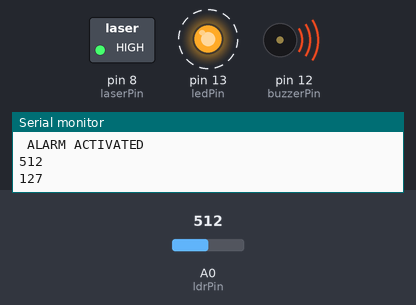
Recording of a sketch running on a simulated Arduino Uno, built with avr-gcc and run on an emulated ATmega328P. Shown: switched loads named in the sketch (green lamp = pin HIGH), output pins drawn as LEDs (lit = HIGH), buzzer (waves = sounding), the last lines printed to the serial monitor. Dashed ring = blinking. The inputs (shaded band) are chosen by the test bench; at power-on: A0 (ldrPin) = 512.

Above: at 1.25 s.
1.3 s: A0 (ldrPin) set to 3
4.3 s: A0 (ldrPin) set to 0
At 4.8 s:
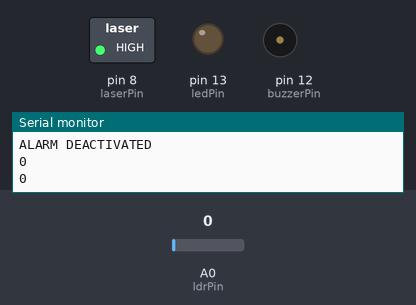
5.9 s: A0 (ldrPin) set to 122
At 6.15 s:
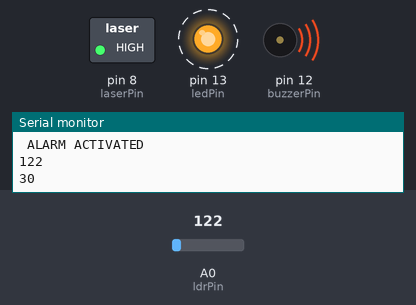
Timing chart, 0 to 14.9 s (numbered marks = the images above; inputs shaded):
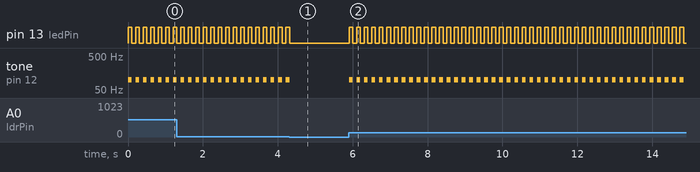

Measured:
- the behaviour switches between 2 and 1 on A0 (ldrPin) (found by bisection; images 0 and 1)
- after the input at 4.3 s, pin 13 (ledPin): goes on until 4.3 s, then stays LOW; tone on pin 12 (buzzerPin): goes on until 4.3 s, then stays silent
- after the input at 5.9 s, pin 13 (ledPin): alternates HIGH for 0.10 s and LOW for 0.10 s, starting at once; tone on pin 12 (buzzerPin): alternates 100 Hz for 0.10 s and silent for 0.10 s, starting at once
- by itself, pin 13 (ledPin): alternates HIGH for 0.10 s and LOW for 0.10 s
- by itself, tone on pin 12 (buzzerPin): alternates 100 Hz for 0.10 s and silent for 0.10 s

The sketch:

laser_ldr_alarm.ino
```cpp
  const int ledPin = 13;
  const int buzzerPin = 12;
  const int ldrPin = A0;
  const int laserPin = 8;

void setup ()
{   Serial.begin(9600);
   pinMode(ledPin, OUTPUT);
   pinMode(buzzerPin, OUTPUT);
   pinMode(ldrPin, INPUT);
   pinMode( laserPin , OUTPUT);
   digitalWrite( laserPin , HIGH);
}

void loop()
{    int ldrStatus = analogRead(ldrPin);
    int x=map(ldrStatus,0,1023,0,255);
    Serial.println(x);
    if (ldrStatus > 1)
    {
    tone(buzzerPin,100);
    digitalWrite(ledPin,HIGH);
    delay(100);

     noTone(buzzerPin);
     digitalWrite(ledPin, LOW);
     delay(100);
     Serial.println(" ALARM ACTIVATED ");
     }
     else
     {
      noTone(buzzerPin);
      digitalWrite(ledPin, LOW);
      Serial.println("ALARM DEACTIVATED");
      }
      Serial.println( ldrStatus );
        //delay(10);
}
```
